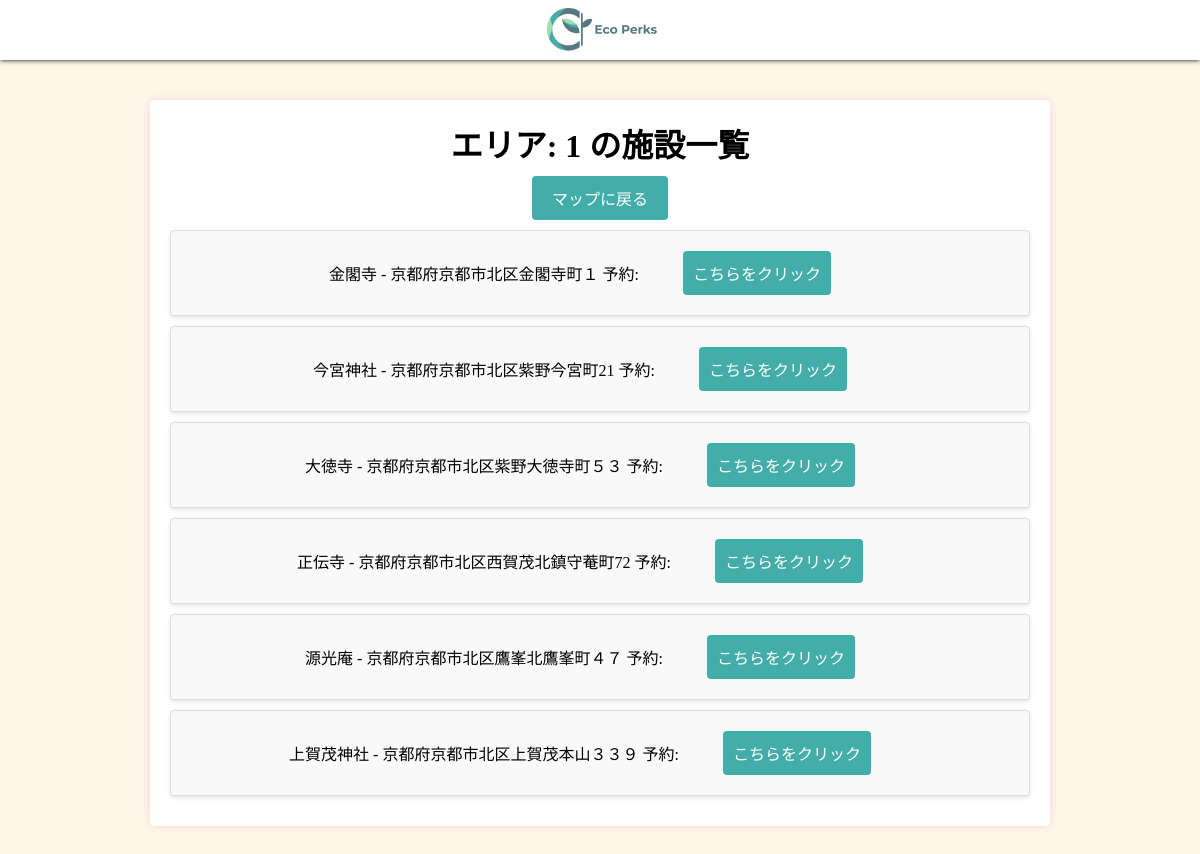
Page /PHP/search.php?area_id=1 on the committed database.
### tables this page shows
CREATE TABLE `travel_data` (
  `id` int(11) NOT NULL,
  `area_id` int(11) NOT NULL,
  `facility_name` varchar(255) NOT NULL,
  `address` varchar(255) NOT NULL
);

### PHP/search.php (the view, shortened to what this page needs)
<?php
require_once('db_local.php');
try {
    $pdo = new PDO("mysql:host=$servername;dbname=$dbname;charset=utf8", $dbUsername, $password);
    $pdo->setAttribute(PDO::ATTR_ERRMODE, PDO::ERRMODE_EXCEPTION);
    $area_id = $_GET['area_id'];
    $sql = "SELECT id, facility_name, address FROM travel_data WHERE area_id = :area_id";
    $stmt = $pdo->prepare($sql);
    $stmt->bindParam(':area_id', $area_id, PDO::PARAM_INT);
    $stmt->execute();
    $results = $stmt->fetchAll(PDO::FETCH_ASSOC);
    ?>
    <!DOCTYPE html>
    <html lang="ja">
    <head>
        <link rel="stylesheet" href="../CSS/indexStyle.css">
        <link rel="stylesheet" href="../CSS/searchStyle.css">
    </head>
    <body>
    <header>
        <div class="flexBox">
            <div class="menu">
            </div>
            <div class="logo">
                <img src="../img/logo.jpg" alt="" class="logo2">
            </div>
            <div class="icon"></div>
        </div>
    </header>
        <div class="container">
            <?php
                if (count($results) > 0) {
                    echo "<h1>エリア: $area_id の施設一覧</h1>";
                    echo '<a href="../perfectMap.html" class="link_button">マップに戻る</a>';
                    echo "<ul>";
                    foreach ($results as $row) {
                        echo "<li>" . htmlspecialchars($row['facility_name']) . " - " . htmlspecialchars($row['address']) .
                        " 予約: <a href='yoyaku.php?location=" . $row['id'] . "' class='yoyaku_button'>こちらをクリック</a></li>";
                    }
                    echo "</ul>";
                } else {
                    echo "<p>該当する施設はありません。</p>";
                    echo '<a href="../perfectMap.html" class="link_button">マップに戻る</a>';
                }
            ?>
        </div>
    </body>
    </html>
    <?php
        } catch (PDOException $e) {
            echo "<p>データベースエラー: " . htmlspecialchars($e->getMessage()) . "</p>";
        }
    ?>

### CSS/indexStyle.css (style rules this page uses)
body { background-color: #FFF6E9; }
header { width: 100%; height: 60px; top: 0; background-color: white; position: fixed; z-index: 100; }
.menu { width: 100%; }
.logo { height: 60px; width: 100%; text-align: center ; }
.logo2 { height: 60px; }
.icon { width: 100%; }
.flexBox { display: flex; box-shadow: 0px 0px 5px; }

### CSS/searchStyle.css (style rules this page uses)
* { margin: 0; padding: 0; box-sizing: border-box; }
.container { max-width: 75%; margin: 100px auto; background-color: #fff; padding: 20px; border-radius: 5px; box-shadow: 0 0 10px rgba(0, 0, 0, 0.1); text-align: center; }
a { color: #1a73e8; text-decoration-line: none; }
.link_button { display: inline-block; margin: 10px 0; padding: 10px 20px; background-color: #43AEA9; color: #fff; text-align: center; border-radius: 4px; text-decoration: none; }
.yoyaku_button { display: inline-block; margin: 10px 40px; padding: 10px 10px; background-color: #43AEA9; color: #fff; text-align: center; border-radius: 4px; text-decoration: none; }
li { list-style: none; padding: 10px; margin-bottom: 10px; border: 1px solid #ddd; border-radius: 4px; background-color: #f9f9f9; box-shadow: 0 2px 4px rgba(0, 0, 0, 0.1); }

### rows in the picture
travel_data: facility_name "金閣寺", address "京都府京都市北区金閣寺町１"
travel_data: facility_name "今宮神社", address "京都府京都市北区紫野今宮町21"
travel_data: facility_name "大徳寺", address "京都府京都市北区紫野大徳寺町５３"
travel_data: facility_name "正伝寺", address "京都府京都市北区西賀茂北鎮守菴町72"
travel_data: facility_name "源光庵", address "京都府京都市北区鷹峯北鷹峯町４７"
travel_data: facility_name "上賀茂神社", address "京都府京都市北区上賀茂本山３３９"

### other values in the picture
$area_id "1"
